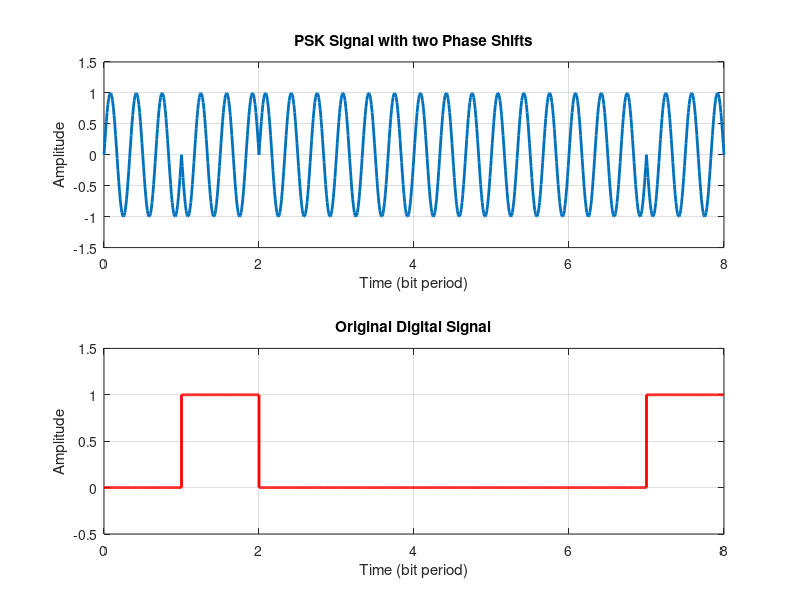

Write MATLAB code to recreate this figure.
% The number of bits to send - Frame Length
N = 8;

% Generate a random bit stream
bit_stream = round(rand(1,N));

% Enter the two Phase shifts - in Radians
% Phase for 0 bit
P1 = 0; 

% Phase for 1 bit
P2 = pi;

% Frequency of Modulating Signal
f = 3;

% Sampling rate - This will define the resoultion
fs = 100;

% Time for one bit
t = 0: 1/fs : 1;

% This time variable is just for plot
time = [];

PSK_signal = [];
Digital_signal = [];

for ii = 1: 1: length(bit_stream)
    
    % The FSK Signal
    PSK_signal = [PSK_signal (bit_stream(ii)==0)*sin(2*pi*f*t + P1)+...
        (bit_stream(ii)==1)*sin(2*pi*f*t + P2)];
    
    % The Original Digital Signal
    Digital_signal = [Digital_signal (bit_stream(ii)==0)*...
        zeros(1,length(t)) + (bit_stream(ii)==1)*ones(1,length(t))];
    
    time = [time t];
    t =  t + 1;
   
end

% Plot the PSK Signal
subplot(2,1,1);
plot(time,PSK_signal,'LineWidth',2);
xlabel('Time (bit period)');
ylabel('Amplitude');
title('PSK Signal with two Phase Shifts');
axis([0 time(end) -1.5 1.5]);
grid  on;

% Plot the Original Digital Signal
subplot(2,1,2);
plot(time,Digital_signal,'r','LineWidth',2);
xlabel('Time (bit period)');
ylabel('Amplitude');
title('Original Digital Signal');
axis([0 time(end) -0.5 1.5]);
grid on;